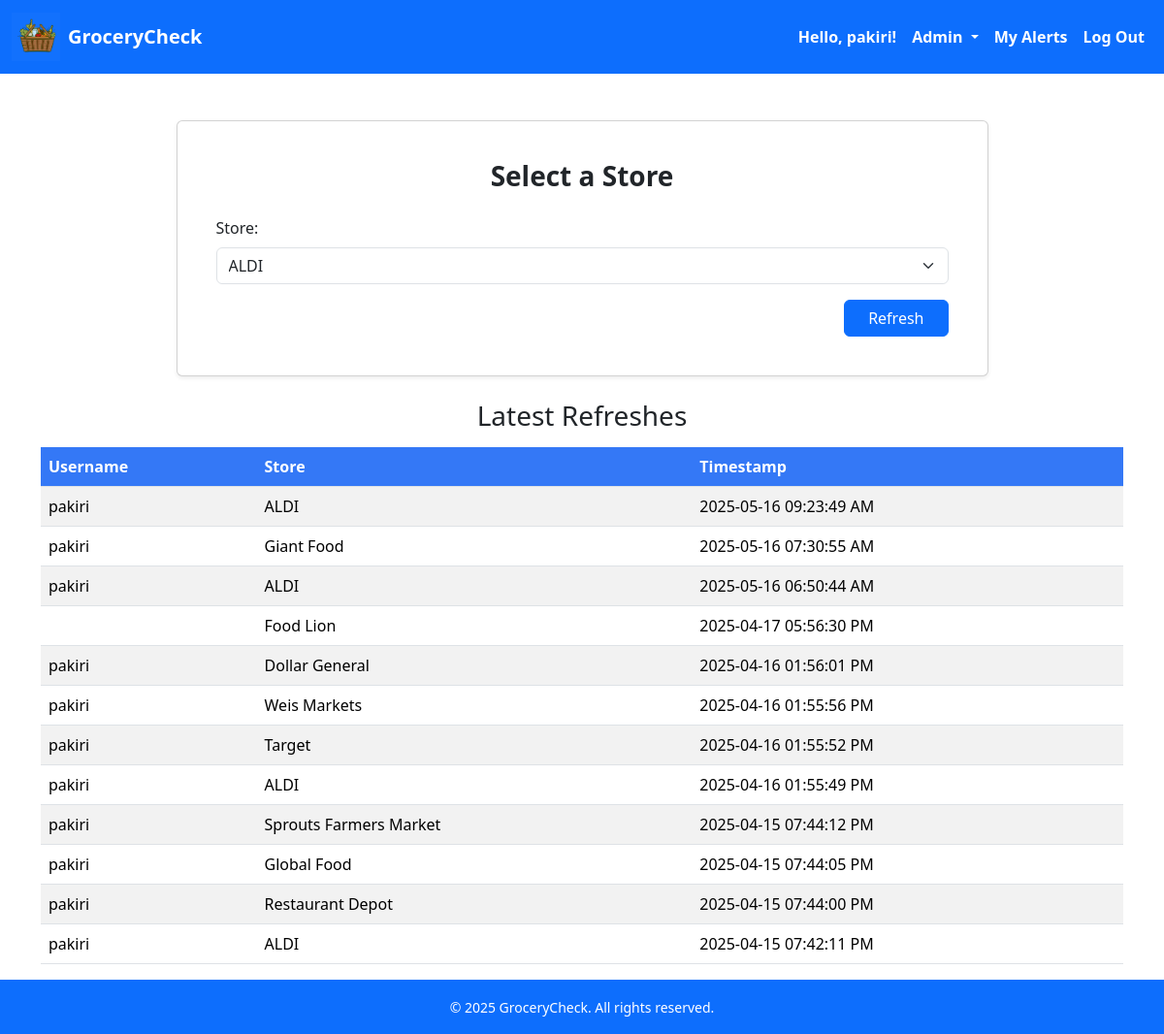
The page /admin/refresh (signed in) on the database its author committed.
### src/app.py (models this page shows)
class User(db.Model):
    __tablename__ = "Users"
    id = db.Column(db.Integer, primary_key=True)
    username = db.Column(db.String(150), nullable=False, unique=True)
    email = db.Column(db.String(120), nullable=False, unique=True)
    password = db.Column(db.String(150), nullable=False)
    role = db.Column(db.String(5), nullable=False)

class Refreshes(db.Model):
    __tablename__ = "Refreshes"
    refresh_id = db.Column(db.Integer, primary_key=True)
    user_id = db.Column(db.Integer, db.ForeignKey('Users.id'))
    store_id = db.Column(db.Integer, db.ForeignKey('Stores.store_id'))
    timestamp = db.Column(db.String(150), nullable=False)
    user = relationship('User', backref='refresh')
    store = relationship('Stores', backref='refresh')

### src/app.py (the view)
@app.route('/admin/refresh')
def refresh():
    stores = Stores.query.all()
    refreshes = Refreshes.query.order_by(Refreshes.refresh_id.desc()).all() # query refreshes in descending order
    return render_template('refreshList.html', stores=stores, refreshes=refreshes)

### src/templates/refreshList.html (shortened to what this page needs)
<!DOCTYPE html>
<html lang="en">
<head>
    <link rel="stylesheet" href="{{ url_for('static', filename='bootstrap/css/bootstrap.min.css') }}">
</head>
<body class="d-flex flex-column min-vh-100">
    <nav class="navbar navbar-expand-lg navbar-dark bg-primary mb-4">
        <div class="container-fluid">
            <a class="navbar-brand d-flex align-items-center gap-2" href="/">
                <img src="{{ url_for('static', filename='images/logo.png') }}" alt="Logo" width="50" height="50"
                    class="d-inline-block align-text-top">
                <span class="fw-bold text-white">GroceryCheck</span>
            </a>
            <div class="collapse navbar-collapse" id="navbarContent">
                <ul class="navbar-nav ms-auto mb-2 mb-lg-0 ">
                    {% if session['GCusername'] %}
                    <li class="nav-item">
                        <span class="nav-link disabled text-white fw-bold">Hello, {{ session['GCusername'] }}!</span>
                    </li>
                        {% if session['GCuser_role'] == "admin" %}
                        <li class="nav-item dropdown">
                            <a class="nav-link dropdown-toggle text-white fw-bold" href="#" id="adminDropdown" role="button"
                                data-bs-toggle="dropdown" aria-expanded="false">
                                Admin
                            </a>
                        </li>
                        {% endif %}
                    <li class="nav-item">
                        <a class="nav-link text-white fw-bold" href="{{ url_for('displayAlerts') }}">My Alerts</a>
                    </li>
                    <li class="nav-item">
                        <a class="nav-link text-white fw-bold" href="{{ url_for('logout') }}">Log Out</a>
                    </li>
                    {% endif %}
                </ul>
            </div>
        </div>
    </nav>
    <div class="container my-4">
        <div class="card shadow-sm mx-auto w-75 px-4 py-4">
            <div class="card-body">
                <h3 class="card-title text-center mb-4 fw-semibold">Select a Store</h3>
                <form action="/admin/refreshInfo" method="POST">
                    <div class="mb-3">
                        <label for="user_store" class="form-label">Store:</label>
                        <select name="user_store" id="user_store" class="form-select">
                            {% for store in stores %}
                                <option value="{{ store.store_id }}">{{ store.store_name }}</option>
                            {% endfor %}
                        </select>
                    </div>
                    <div class="text-end">
                        <button type="submit" class="btn btn-primary px-4">Refresh</button>
                    </div>
                </form>
            </div>
        </div>
    </div>
    <div class="container">
        <h3 class="text-center">Latest Refreshes</h3>
        <table class="table table-striped my-3">
            <thead class="custom-header">
                <tr>
                    <th scope="col">Username</th>
                    <th scope="col">Store</th>
                    <th scope="col">Timestamp</th>
                </tr>
            </thead>
            <tbody>
                {% for refresh in refreshes %}
                <tr>
                    <td>{{refresh.user.username}}</td>
                    <td>{{refresh.store.store_name}}</td>
                    <td>{{refresh.timestamp}}</td>
                </tr>
                {% endfor %}
            </tbody>
        </table>
    </div>
    <footer class="bg-primary text-white text-center py-3 mt-auto">
        <div class="container">
            <small>&copy; 2025 GroceryCheck. All rights reserved.</small>
        </div>
    </footer>
</body>
</html>

### src/templates/refreshList.html (style rules this page uses)
.custom-header th { background-color: #3478f6 !important; color: white !important; }

### rows shown on the page
User: GCusername "pakiri"
Refreshes: user.username "pakiri", store.store_name "ALDI", timestamp "2025-05-16 09:23:49 AM"
Refreshes: user.username "pakiri", store.store_name "Giant Food", timestamp "2025-05-16 07:30:55 AM"
Refreshes: user.username "pakiri", store.store_name "ALDI", timestamp "2025-05-16 06:50:44 AM"
Refreshes: store.store_name "Food Lion", timestamp "2025-04-17 05:56:30 PM"
Refreshes: user.username "pakiri", store.store_name "Dollar General", timestamp "2025-04-16 01:56:01 PM"
Refreshes: user.username "pakiri", store.store_name "Weis Markets", timestamp "2025-04-16 01:55:56 PM"
Refreshes: user.username "pakiri", store.store_name "Target", timestamp "2025-04-16 01:55:52 PM"
Refreshes: user.username "pakiri", store.store_name "ALDI", timestamp "2025-04-16 01:55:49 PM"
Refreshes: user.username "pakiri", store.store_name "Sprouts Farmers Market", timestamp "2025-04-15 07:44:12 PM"
Refreshes: user.username "pakiri", store.store_name "Global Food", timestamp "2025-04-15 07:44:05 PM"
Refreshes: user.username "pakiri", store.store_name "Restaurant Depot", timestamp "2025-04-15 07:44:00 PM"
Refreshes: user.username "pakiri", store.store_name "ALDI", timestamp "2025-04-15 07:42:11 PM"

### other values the page prints
form field user_store "ALDI"
